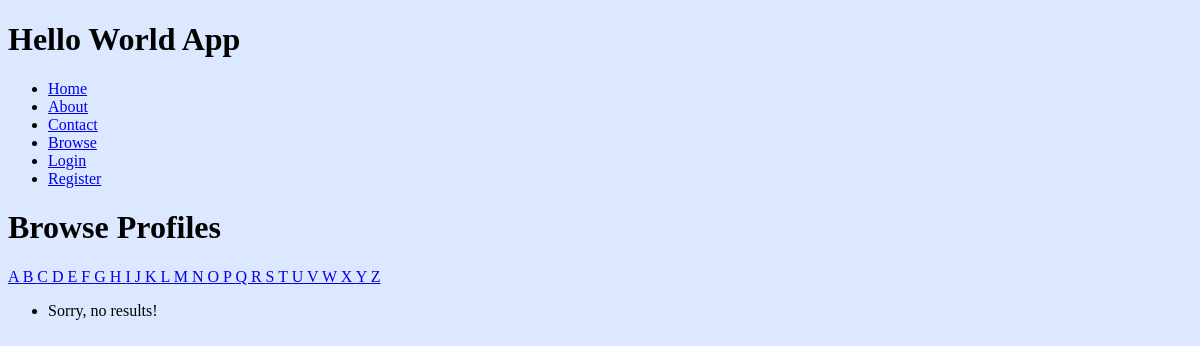
The app's page /browse/name/, older data.
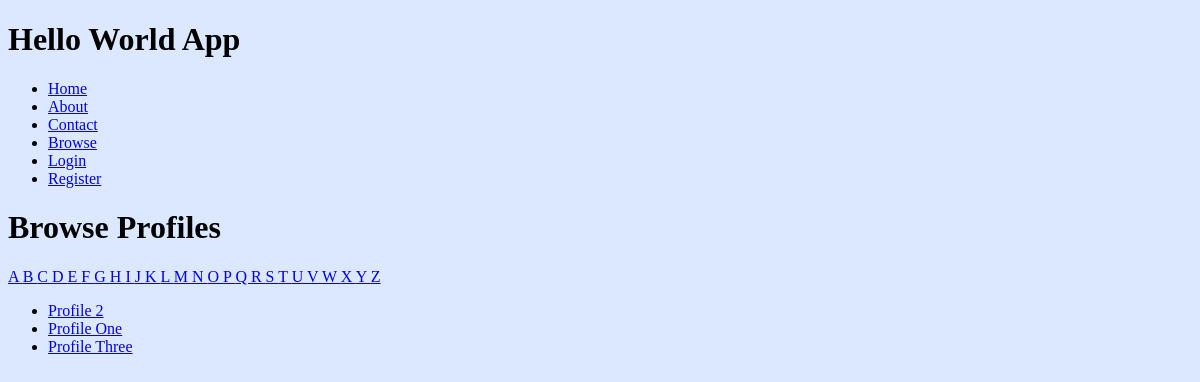
The same page, newer data.
### collection/models.py (models this page shows)
class Profile(models.Model):
    name = models.CharField(max_length=255)
    description = models.TextField()
    slug = models.SlugField(unique=True)
    user = models.OneToOneField(User, blank=True, null=True)

### collection/views.py (the view)
def browse_by_name(request, initial=None):
    if initial:
        profiles = Profile.objects.filter(
            name__istartswith=initial).order_by('name')
    else:
        profiles = Profile.objects.all().order_by('name')
    return render(request, 'search/search.html', {
    'profiles': profiles,
    'initial': initial,
    })

### collection/templates/search/search.html (shortened to what this page needs)
{% extends 'base.html' %}
{% block content %}
  <h1>
    Browse Profiles
  </h1>
  {% for letter in 'abcdefghijklmnopqrstuvwxyz' %}
  <a href="{% url 'browse_by_name' initial=letter %}"
    {% if initial == letter %}class="active"{% endif %}>
    {{ letter|upper }}
  </a>
  {% endfor %}
  <ul>
    {% for profile in profiles %}
    <li><a href="{% url 'profile_detail' slug=profile.slug %}">
      {{ profile.name }}
    </a></li>
    {% empty %}
    <li>Sorry, no results!</li>
    {% endfor %}
  </ul>
{% endblock content %}

Row changes from the older to the newer data that the page shows:
added Profile: name "Profile 2"
added Profile: name "Profile One"
added Profile: name "Profile Three"
Text that changed along with them:
text no longer shown: "Sorry, no results!"
